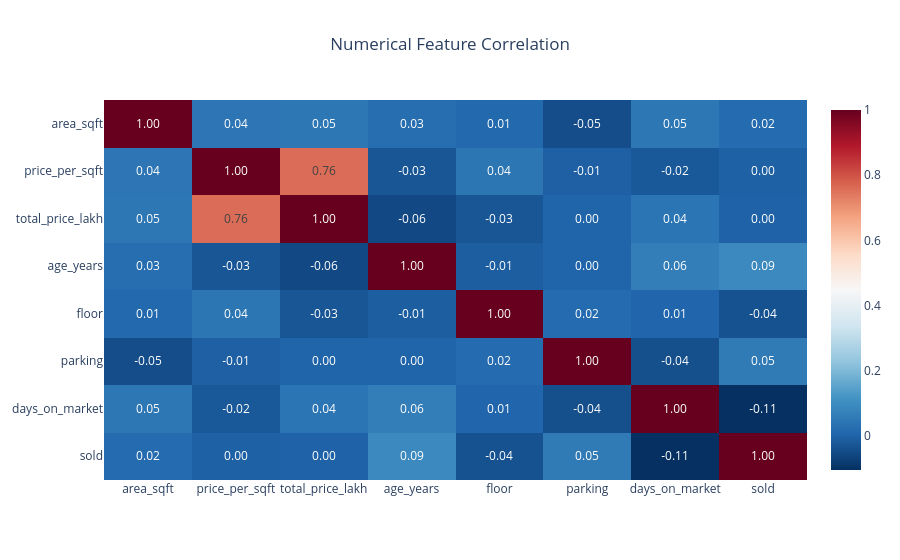

Notebook code for this chart:
### Code cell
if len(numeric_cols) >= 2:
    correlation = df[numeric_cols].corr()

    fig = px.imshow(
        correlation,
        text_auto=".2f",
        aspect="auto",
        color_continuous_scale="RdBu_r",
        title="Numerical Feature Correlation"
    )

    fig.update_layout(title_x=0.5)
    fig.show()

    fig.write_html(
        CHART_DIR / "correlation_heatmap.html"
    )

    correlation.to_csv(
        REPORT_DIR / "correlation_matrix.csv"
    )
else:
    print("At least two numeric columns are required for correlation analysis.")

### Figure 1 — Plotly figure (JSON) as saved in the notebook; plotly's stock layout.template omitted (floating-point values rounded to 4 significant figures)
{"data": [{"coloraxis": "coloraxis", "hovertemplate": "x: %{x}<br>y: %{y}<br>color: %{z}<extra></extra>", "name": "0", "texttemplate": "%{z:.2f}", "type": "heatmap", "x": ["area_sqft", "price_per_sqft", "total_price_lakh", "age_years", "floor", "parking", "days_on_market", "sold"], "xaxis": "x", "y": ["area_sqft", "price_per_sqft", "total_price_lakh", "age_years", "floor", "parking", "days_on_market", "sold"], "yaxis": "y", "z": [[1.0, 0.04288, 0.04759, 0.02568, 0.01274, -0.04582, 0.04807, 0.01886], [0.04288, 1.0, 0.7591, -0.02787, 0.04405, -0.007787, -0.02198, -0.004372], [0.04759, 0.7591, 1.0, -0.05537, -0.028, 0.0005217, 0.04184, -0.002088], [0.02568, -0.02787, -0.05537, 1.0, -0.01168, 0.002084, 0.06369, 0.09086], [0.01274, 0.04405, -0.028, -0.01168, 1.0, 0.01882, 0.005028, -0.03618], [-0.04582, -0.007787, 0.0005217, 0.002084, 0.01882, 1.0, -0.04243, 0.05425], [0.04807, -0.02198, 0.04184, 0.06369, 0.005028, -0.04243, 1.0, -0.1051], [0.01886, -0.004372, -0.002088, 0.09086, -0.03618, 0.05425, -0.1051, 1.0]]}], "layout": {"coloraxis": {"autocolorscale": false, "colorscale": [[0, "rgb(5,48,97)"], [0.1, "rgb(33,102,172)"], [0.2, "rgb(67,147,195)"], [0.3, "rgb(146,197,222)"], [0.4, "rgb(209,229,240)"], [0.5, "rgb(247,247,247)"], [0.6, "rgb(253,219,199)"], [0.7, "rgb(244,165,130)"], [0.8, "rgb(214,96,77)"], [0.9, "rgb(178,24,43)"], [1, "rgb(103,0,31)"]]}, "title": {"text": "Numerical Feature Correlation", "x": 0.5}, "xaxis": {"anchor": "y", "domain": [0, 1]}, "yaxis": {"anchor": "x", "autorange": "reversed", "domain": [0, 1]}}}
